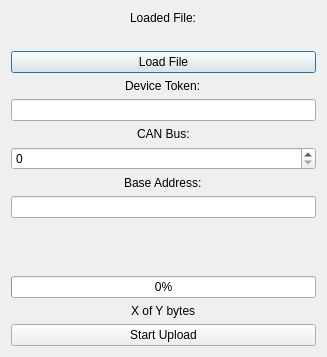
<?xml version="1.0" encoding="UTF-8"?>
<ui version="4.0">
 <class>FirmwareUploaderWindowLIN</class>
 <widget class="QDialog" name="FirmwareUploaderWindowLIN">
  <property name="geometry">
   <rect>
    <x>0</x>
    <y>0</y>
    <width>327</width>
    <height>357</height>
   </rect>
  </property>
  <property name="windowTitle">
   <string>Firmware Updater</string>
  </property>
  <layout class="QVBoxLayout" name="verticalLayout">
   <item alignment="Qt::AlignHCenter">
    <widget class="QLabel" name="label_2">
     <property name="text">
      <string>Loaded File:</string>
     </property>
    </widget>
   </item>
   <item>
    <widget class="QLabel" name="lblFilename">
     <property name="text">
      <string/>
     </property>
    </widget>
   </item>
   <item>
    <widget class="QPushButton" name="btnLoadFile">
     <property name="text">
      <string>Load File</string>
     </property>
    </widget>
   </item>
   <item alignment="Qt::AlignHCenter">
    <widget class="QLabel" name="label">
     <property name="text">
      <string>Device Token:</string>
     </property>
    </widget>
   </item>
   <item>
    <widget class="QLineEdit" name="txtToken"/>
   </item>
   <item alignment="Qt::AlignHCenter">
    <widget class="QLabel" name="label_4">
     <property name="text">
      <string>CAN Bus:</string>
     </property>
    </widget>
   </item>
   <item>
    <widget class="QSpinBox" name="spinBus"/>
   </item>
   <item alignment="Qt::AlignHCenter">
    <widget class="QLabel" name="label_3">
     <property name="text">
      <string>Base Address:</string>
     </property>
    </widget>
   </item>
   <item>
    <widget class="QLineEdit" name="txtBaseAddr"/>
   </item>
   <item>
    <spacer name="verticalSpacer">
     <property name="orientation">
      <enum>Qt::Vertical</enum>
     </property>
     <property name="sizeHint" stdset="0">
      <size>
       <width>20</width>
       <height>40</height>
      </size>
     </property>
    </spacer>
   </item>
   <item>
    <widget class="QProgressBar" name="progressBar">
     <property name="value">
      <number>0</number>
     </property>
    </widget>
   </item>
   <item alignment="Qt::AlignHCenter">
    <widget class="QLabel" name="lblProgress">
     <property name="text">
      <string>X of Y bytes</string>
     </property>
    </widget>
   </item>
   <item>
    <widget class="QPushButton" name="btnStartStop">
     <property name="text">
      <string>Start Upload</string>
     </property>
    </widget>
   </item>
  </layout>
 </widget>
 <resources/>
 <connections/>
</ui>
